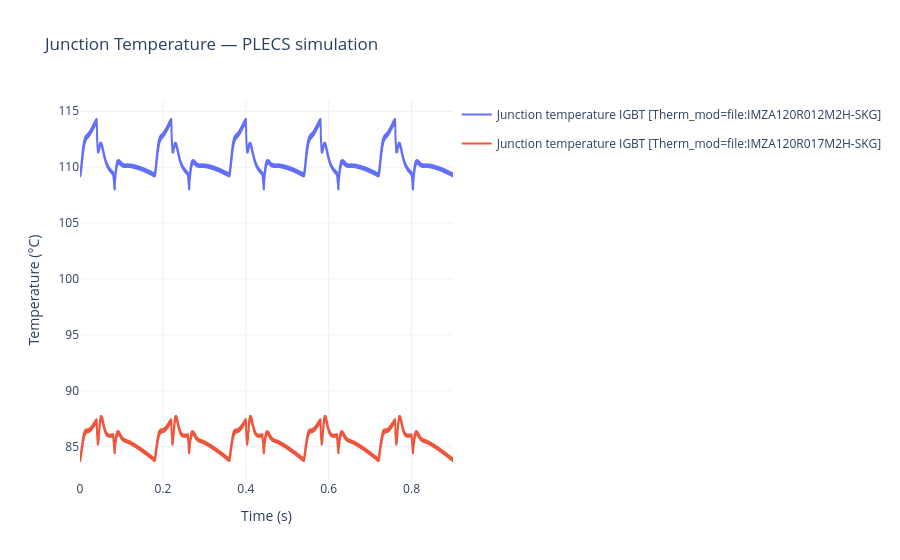

The code cell stored with this chart in its notebook:
### Code cell
# All sweep steps are plotted on the same interactive figure
plot_signals(
    results,
    PLOT_CONFIG,
    sim_mode    = 'sweep' if SWEEP_PARAMS else 'single',
    label_param = SWEEP_LABEL_PARAM,
    max_points  = MAX_POINTS,
)

### Figure 1 — Plotly figure (JSON) as saved in the notebook; plotly's stock layout.template omitted (floating-point values rounded to 4 significant figures; data arrays with more than 128 entries replaced by an {"elided": "..."} marker saying what was removed)
{"data": [{"legendgroup": "Therm_mod=file:IMZA120R012M2H-SKG", "line": {"color": "#636EFA"}, "mode": "lines", "name": "Junction temperature IGBT [Therm_mod=file:IMZA120R012M2H-SKG]", "showlegend": true, "type": "scattergl", "x": {"elided": "32240 float values"}, "y": {"elided": "32240 float values"}}, {"legendgroup": "Therm_mod=file:IMZA120R017M2H-SKG", "line": {"color": "#EF553B"}, "mode": "lines", "name": "Junction temperature IGBT [Therm_mod=file:IMZA120R017M2H-SKG]", "showlegend": true, "type": "scattergl", "x": {"elided": "32240 float values"}, "y": {"elided": "32240 float values"}}], "layout": {"hovermode": "x unified", "legend": {"orientation": "v", "x": 1.01, "xanchor": "left", "y": 1, "yanchor": "top"}, "title": {"text": "Junction Temperature — PLECS simulation"}, "xaxis": {"title": {"text": "Time (s)"}}, "yaxis": {"title": {"text": "Temperature (°C)"}}}}
